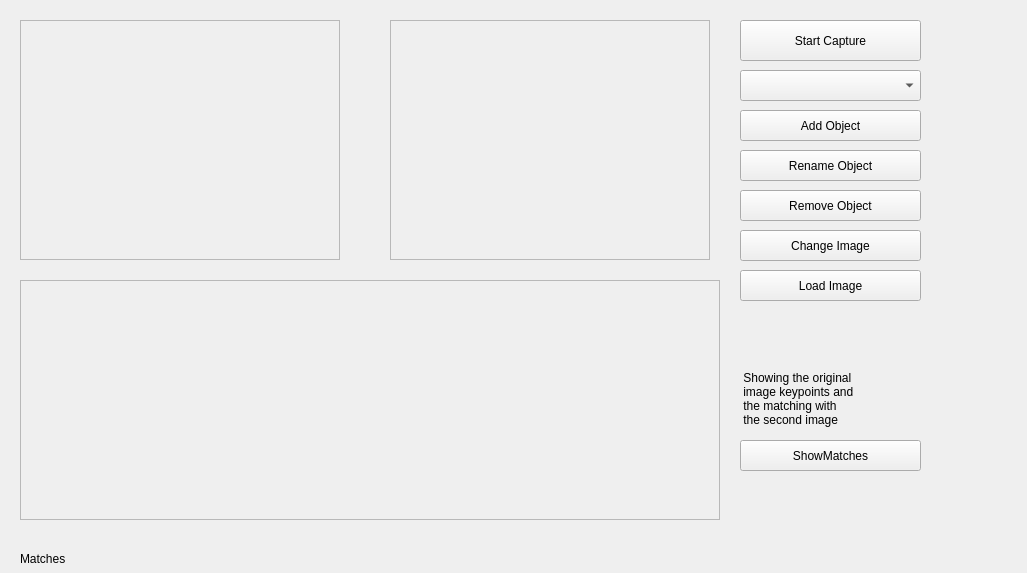
<?xml version="1.0" encoding="UTF-8"?>
<ui version="4.0">
 <class>MainWindow</class>
 <widget class="QWidget" name="MainWindow">
  <property name="geometry">
   <rect>
    <x>0</x>
    <y>0</y>
    <width>1027</width>
    <height>573</height>
   </rect>
  </property>
  <property name="windowTitle">
   <string>Proyecto de Visión Artificial</string>
  </property>
  <widget class="QFrame" name="imageFrameS">
   <property name="geometry">
    <rect>
     <x>20</x>
     <y>20</y>
     <width>320</width>
     <height>240</height>
    </rect>
   </property>
   <property name="frameShape">
    <enum>QFrame::StyledPanel</enum>
   </property>
   <property name="frameShadow">
    <enum>QFrame::Raised</enum>
   </property>
  </widget>
  <widget class="QFrame" name="imageFrameD">
   <property name="geometry">
    <rect>
     <x>390</x>
     <y>20</y>
     <width>320</width>
     <height>240</height>
    </rect>
   </property>
   <property name="frameShape">
    <enum>QFrame::StyledPanel</enum>
   </property>
   <property name="frameShadow">
    <enum>QFrame::Raised</enum>
   </property>
  </widget>
  <widget class="QPushButton" name="captureButton">
   <property name="geometry">
    <rect>
     <x>740</x>
     <y>20</y>
     <width>181</width>
     <height>41</height>
    </rect>
   </property>
   <property name="text">
    <string>Start Capture</string>
   </property>
   <property name="checkable">
    <bool>true</bool>
   </property>
   <property name="checked">
    <bool>false</bool>
   </property>
  </widget>
  <widget class="QPushButton" name="addButton">
   <property name="geometry">
    <rect>
     <x>740</x>
     <y>110</y>
     <width>181</width>
     <height>31</height>
    </rect>
   </property>
   <property name="text">
    <string>Add Object</string>
   </property>
   <property name="checkable">
    <bool>false</bool>
   </property>
   <property name="checked">
    <bool>false</bool>
   </property>
  </widget>
  <widget class="QPushButton" name="removeButton">
   <property name="geometry">
    <rect>
     <x>740</x>
     <y>190</y>
     <width>181</width>
     <height>31</height>
    </rect>
   </property>
   <property name="text">
    <string>Remove Object</string>
   </property>
   <property name="checkable">
    <bool>false</bool>
   </property>
   <property name="checked">
    <bool>false</bool>
   </property>
  </widget>
  <widget class="QComboBox" name="objectList">
   <property name="geometry">
    <rect>
     <x>740</x>
     <y>70</y>
     <width>181</width>
     <height>31</height>
    </rect>
   </property>
   <property name="editable">
    <bool>false</bool>
   </property>
   <property name="maxCount">
    <number>3</number>
   </property>
  </widget>
  <widget class="QPushButton" name="renameButton">
   <property name="geometry">
    <rect>
     <x>740</x>
     <y>150</y>
     <width>181</width>
     <height>31</height>
    </rect>
   </property>
   <property name="text">
    <string>Rename Object</string>
   </property>
   <property name="checkable">
    <bool>false</bool>
   </property>
   <property name="checked">
    <bool>false</bool>
   </property>
  </widget>
  <widget class="QPushButton" name="removeButton_2">
   <property name="geometry">
    <rect>
     <x>740</x>
     <y>230</y>
     <width>181</width>
     <height>31</height>
    </rect>
   </property>
   <property name="text">
    <string>Change Image</string>
   </property>
   <property name="checkable">
    <bool>false</bool>
   </property>
   <property name="checked">
    <bool>false</bool>
   </property>
  </widget>
  <widget class="QFrame" name="imageFrameS_2">
   <property name="geometry">
    <rect>
     <x>20</x>
     <y>280</y>
     <width>700</width>
     <height>240</height>
    </rect>
   </property>
   <property name="frameShape">
    <enum>QFrame::StyledPanel</enum>
   </property>
   <property name="frameShadow">
    <enum>QFrame::Raised</enum>
   </property>
  </widget>
  <widget class="QLabel" name="label_2">
   <property name="geometry">
    <rect>
     <x>20</x>
     <y>550</y>
     <width>67</width>
     <height>17</height>
    </rect>
   </property>
   <property name="text">
    <string>Matches</string>
   </property>
  </widget>
  <widget class="QLabel" name="label_3">
   <property name="geometry">
    <rect>
     <x>740</x>
     <y>290</y>
     <width>180</width>
     <height>217</height>
    </rect>
   </property>
   <property name="text">
    <string> Showing the original
 image keypoints and
 the matching with
 the second image</string>
   </property>
   <property name="alignment">
    <set>Qt::AlignLeading|Qt::AlignLeft|Qt::AlignVCenter</set>
   </property>
  </widget>
  <widget class="QPushButton" name="load1">
   <property name="geometry">
    <rect>
     <x>740</x>
     <y>270</y>
     <width>181</width>
     <height>31</height>
    </rect>
   </property>
   <property name="text">
    <string>Load Image</string>
   </property>
   <property name="checkable">
    <bool>false</bool>
   </property>
   <property name="checked">
    <bool>false</bool>
   </property>
  </widget>
  <widget class="QPushButton" name="showMat">
   <property name="geometry">
    <rect>
     <x>740</x>
     <y>440</y>
     <width>181</width>
     <height>31</height>
    </rect>
   </property>
   <property name="text">
    <string>ShowMatches</string>
   </property>
   <property name="checkable">
    <bool>false</bool>
   </property>
   <property name="checked">
    <bool>false</bool>
   </property>
  </widget>
 </widget>
 <tabstops>
  <tabstop>captureButton</tabstop>
  <tabstop>addButton</tabstop>
  <tabstop>removeButton</tabstop>
 </tabstops>
 <resources/>
 <connections/>
</ui>
